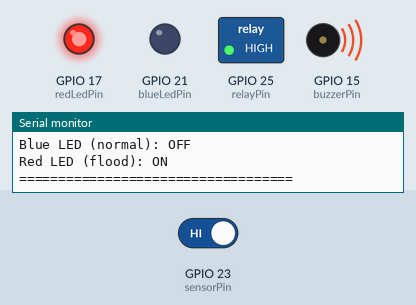
A sketch run on a simulated ESP32. Shown: switched loads named in the sketch (green lamp = pin HIGH), output pins drawn as LEDs (lit = HIGH), buzzer (waves = sounding, pin HIGH), the last lines printed to the serial monitor. The test bench sets the inputs (shaded band); at power-on: GPIO 23 (sensorPin) HIGH.

Above: at 1.48 s.
1.5 s: GPIO 23 (sensorPin) driven LOW
At 3.9 s:
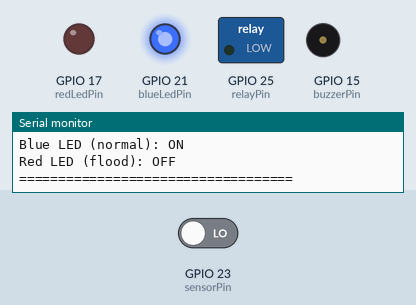
4.5 s: GPIO 23 (sensorPin) driven HIGH
At 5.75 s:
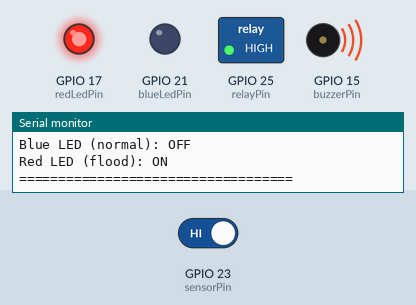
Timing chart, 0 to 13.5 s (numbered marks = the images above; inputs shaded):
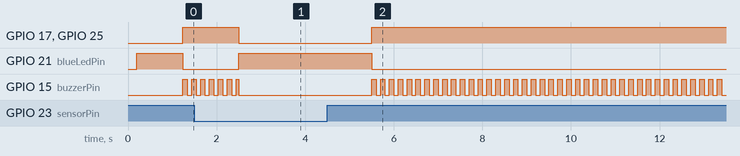

Measured:
- after the input at 1.5 s, GPIO 17 (redLedPin), GPIO 25 (relayPin): HIGH → LOW after 1.0 s; GPIO 21 (blueLedPin): LOW → HIGH after 1.0 s
- after the input at 4.5 s, GPIO 17 (redLedPin), GPIO 25 (relayPin): LOW → HIGH after 1.0 s; GPIO 21 (blueLedPin): HIGH → LOW after 1.0 s; GPIO 15 (buzzerPin): alternates HIGH for 0.10 s and LOW for 0.10 s, starting after 1.0 s
- by itself, GPIO 15 (buzzerPin): alternates HIGH for 0.10 s and LOW for 0.10 s, 11 changes in all, then stays LOW

The sketch:

iot_based_flood_monitoring.ino
```cpp
/*
  IoT-Based Flood Monitoring System (standalone)
  Board: ESP32 (verify GPIO availability on your exact board)
  Sensor: FS-IR02 water sensor
  Outputs: relay, active buzzer, blue status LED, red flood LED
  Interface: Serial Monitor at 115200 baud
*/
#include <Arduino.h>

// Pin assignments — verify against your exact ESP32 board.
const int sensorPin  = 23;  // FS-IR02 water sensor input
const int relayPin   = 25;  // Relay for valve/pump control
const int buzzerPin  = 15;  // Active buzzer
const int blueLedPin = 21;  // Normal/dry status indicator
const int redLedPin  = 17;  // Flood status indicator

// Preserve the original one-second stability filter.
const unsigned long stabilityDelay = 1000;
unsigned long lastStateChangeTime = 0;
bool lastValidSensorState = LOW;  // LOW = dry, HIGH = water (assumed)

// Non-blocking buzzer timing.
const unsigned long buzzerToggleInterval = 100;
unsigned long lastBuzzerToggle = 0;
bool buzzerState = false;

bool isFloodDetected = false;

void printStatus(const char* event) {
  Serial.println();
  Serial.println(F("========== Flood Monitor =========="));
  Serial.print(F("Event: "));
  Serial.println(event);
  Serial.print(F("Sensor state: "));
  Serial.println(lastValidSensorState == HIGH ? F("WATER DETECTED") : F("DRY"));
  Serial.print(F("Flood status: "));
  Serial.println(isFloodDetected ? F("FLOOD ALERT") : F("NORMAL"));
  Serial.print(F("Relay output: "));
  Serial.println(digitalRead(relayPin) == HIGH ? F("HIGH (active per current configuration)") : F("LOW (inactive per current configuration)"));
  Serial.print(F("Blue LED (normal): "));
  Serial.println(digitalRead(blueLedPin) == HIGH ? F("ON") : F("OFF"));
  Serial.print(F("Red LED (flood): "));
  Serial.println(digitalRead(redLedPin) == HIGH ? F("ON") : F("OFF"));
  Serial.println(F("==================================="));
}

void applyDryState() {
  digitalWrite(relayPin, LOW);
  digitalWrite(buzzerPin, LOW);
  buzzerState = false;
  digitalWrite(redLedPin, LOW);
  digitalWrite(blueLedPin, HIGH);
}

void applyFloodState() {
  digitalWrite(relayPin, HIGH);
  digitalWrite(redLedPin, HIGH);
  digitalWrite(blueLedPin, LOW);

  // Toggle buzzer without blocking sensor monitoring.
  if (millis() - lastBuzzerToggle >= buzzerToggleInterval) {
    lastBuzzerToggle = millis();
    buzzerState = !buzzerState;
    digitalWrite(buzzerPin, buzzerState ? HIGH : LOW);
  }
}

void setup() {
  Serial.begin(115200);
  delay(200);

  pinMode(sensorPin, INPUT_PULLUP);
  pinMode(relayPin, OUTPUT);
  pinMode(buzzerPin, OUTPUT);
  pinMode(blueLedPin, OUTPUT);
  pinMode(redLedPin, OUTPUT);

  // Start in the original sketch's dry-state output configuration.
  digitalWrite(relayPin, LOW);
  digitalWrite(buzzerPin, LOW);
  digitalWrite(blueLedPin, HIGH);
  digitalWrite(redLedPin, LOW);

  Serial.println();
  Serial.println(F("Standalone Flood Monitoring System starting."));
  Serial.println(F("Wi-Fi and Telegram are not used."));
  Serial.println(F("Serial Monitor baud rate: 115200."));
  Serial.println(F("Sensor assumption: HIGH = water, LOW = dry."));
  Serial.println(F("Allow the sensor to settle; verify sensor and relay logic before use."));

  // Begin in the configured dry-state output mode. The normal stability
  // filter in loop() will confirm any HIGH/water input after one second.
  isFloodDetected = false;
  applyDryState();
  printStatus("System initialized; monitoring started");
}

void loop() {
  const bool currentRawInput = digitalRead(sensorPin);

  // Stability filter: accept a state only after it remains changed
  // continuously for the configured one-second delay.
  if (currentRawInput != lastValidSensorState) {
    if (lastStateChangeTime == 0) {
      lastStateChangeTime = millis();
    }

    if (millis() - lastStateChangeTime >= stabilityDelay) {
      lastValidSensorState = currentRawInput;
      lastStateChangeTime = 0;
    }
  } else {
    lastStateChangeTime = 0;
  }

  // Local flood response — no network calls or remote commands.
  if (lastValidSensorState == HIGH) {
    applyFloodState();

    if (!isFloodDetected) {
      isFloodDetected = true;
      Serial.println(F("ALERT: Flood detected. Local alarm and relay activated."));
      printStatus("Flood detected");
    }
  } else {
    applyDryState();

    if (isFloodDetected) {
      isFloodDetected = false;
      Serial.println(F("Water level returned to dry state. Alarm cleared."));
      printStatus("System clear");
    }
  }
}
```
